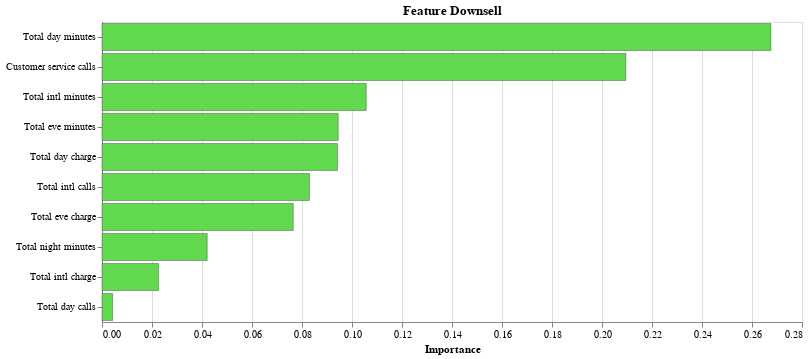

Write notebook code for a chart like this one.
### Code cell
#Step 9 : Feature Importance 

feature_names = FeatureList

df_feature_importances = pd.DataFrame({'Feature': feature_names, 'Importance': feature_importances})
df_feature_importances=df_feature_importances[(abs(df_feature_importances["Importance"])>0)]
df_feature_importances


chartDtree = alt.Chart(df_feature_importances).mark_bar().encode(
    x=alt.X('Importance'),
    y=alt.Y('Feature', sort='-x',axis=alt.Axis(labelLimit=800)),
    # color=alt.Color('Importance', scale=alt.Scale(color=custom_colors)),
    color=alt.value('#62D84E'),
    tooltip=['Feature','Importance']
).properties(
    title='Feature Downsell',
    width=700,
    height=300)
chartDtree = chartDtree.configure_axisY(
    title=None  # Set title to None to hide the y-axis label
).configure_mark(
    strokeWidth=0.3,  # Set the width of the border
    stroke='black'  # Set the color of the border
)
chartDtree

### Figure 1 — Vega-Lite specification as saved in the notebook (floating-point values rounded to 4 significant figures)
{"config": {"view": {"continuousWidth": 300, "continuousHeight": 300}, "axisY": {"title": null}, "mark": {"stroke": "black", "strokeWidth": 0.3}}, "data": {"name": "data-d3075c2fbb6fff843717a549dd53b8fc"}, "mark": {"type": "bar"}, "encoding": {"color": {"value": "#62D84E"}, "tooltip": [{"field": "Feature", "type": "nominal"}, {"field": "Importance", "type": "quantitative"}], "x": {"field": "Importance", "type": "quantitative"}, "y": {"axis": {"labelLimit": 800}, "field": "Feature", "sort": "-x", "type": "nominal"}}, "height": 300, "title": "Feature Downsell", "width": 700, "$schema": "https://vega.github.io/schema/vega-lite/v5.15.1.json", "datasets": {"data-d3075c2fbb6fff843717a549dd53b8fc": [{"Feature": "Total eve charge", "Importance": 0.07651}, {"Feature": "Customer service calls", "Importance": 0.2095}, {"Feature": "Total day minutes", "Importance": 0.2676}, {"Feature": "Total day charge", "Importance": 0.09418}, {"Feature": "Total eve minutes", "Importance": 0.0945}, {"Feature": "Total intl charge", "Importance": 0.02264}, {"Feature": "Total day calls", "Importance": 0.004263}, {"Feature": "Total intl calls", "Importance": 0.08298}, {"Feature": "Total night minutes", "Importance": 0.04208}, {"Feature": "Total intl minutes", "Importance": 0.1057}]}}
